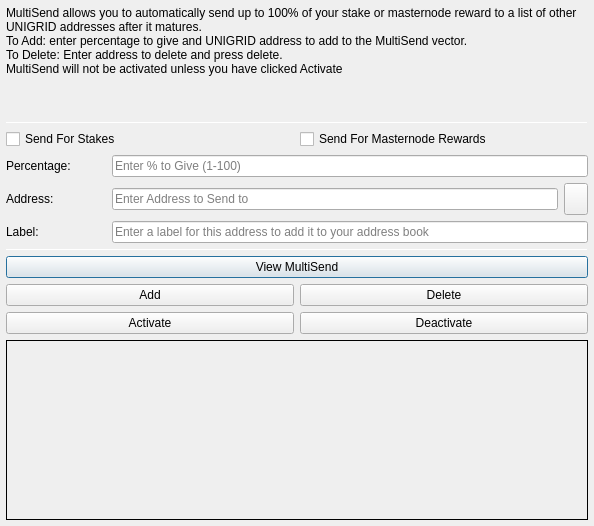
<?xml version="1.0" encoding="UTF-8"?>
<ui version="4.0">
 <class>MultiSendDialog</class>
 <widget class="QDialog" name="MultiSendDialog">
  <property name="windowModality">
   <enum>Qt::NonModal</enum>
  </property>
  <property name="geometry">
   <rect>
    <x>0</x>
    <y>0</y>
    <width>594</width>
    <height>526</height>
   </rect>
  </property>
  <property name="windowTitle">
   <string>MultiSend</string>
  </property>
  <layout class="QVBoxLayout" name="verticalLayout" stretch="0">
   <property name="leftMargin">
    <number>6</number>
   </property>
   <property name="topMargin">
    <number>6</number>
   </property>
   <property name="rightMargin">
    <number>6</number>
   </property>
   <property name="bottomMargin">
    <number>6</number>
   </property>
   <item>
    <layout class="QVBoxLayout" name="verticalLayout_Main" stretch="1,1,1,0,1,1,1">
     <item>
      <widget class="QLabel" name="label_2">
       <property name="lineWidth">
        <number>1</number>
       </property>
       <property name="text">
        <string>MultiSend allows you to automatically send up to 100% of your stake or masternode reward to a list of other UNIGRID addresses after it matures.
To Add: enter percentage to give and UNIGRID address to add to the MultiSend vector.
To Delete: Enter address to delete and press delete.
MultiSend will not be activated unless you have clicked Activate</string>
       </property>
       <property name="alignment">
        <set>Qt::AlignLeading|Qt::AlignLeft|Qt::AlignTop</set>
       </property>
       <property name="wordWrap">
        <bool>true</bool>
       </property>
      </widget>
     </item>
     <item>
      <widget class="Line" name="line">
       <property name="minimumSize">
        <size>
         <width>0</width>
         <height>1</height>
        </size>
       </property>
       <property name="maximumSize">
        <size>
         <width>16777215</width>
         <height>1</height>
        </size>
       </property>
       <property name="orientation">
        <enum>Qt::Horizontal</enum>
       </property>
      </widget>
     </item>
     <item>
      <layout class="QVBoxLayout" name="verticalLayout_Settings">
       <item>
        <layout class="QHBoxLayout" name="horizontalLayout">
         <item>
          <widget class="QCheckBox" name="multiSendStakeCheckBox">
           <property name="text">
            <string>Send For Stakes</string>
           </property>
          </widget>
         </item>
         <item>
          <widget class="QCheckBox" name="multiSendMasternodeCheckBox">
           <property name="text">
            <string>Send For Masternode Rewards</string>
           </property>
          </widget>
         </item>
        </layout>
       </item>
       <item>
        <layout class="QHBoxLayout" name="horizontalLayout_6">
         <item>
          <widget class="QLabel" name="label">
           <property name="minimumSize">
            <size>
             <width>100</width>
             <height>0</height>
            </size>
           </property>
           <property name="toolTip">
            <string>Percentage of stake to send</string>
           </property>
           <property name="text">
            <string>Percentage:</string>
           </property>
          </widget>
         </item>
         <item>
          <widget class="QLineEdit" name="multiSendPercentEdit">
           <property name="toolTip">
            <string>Enter whole numbers 1 - 100</string>
           </property>
           <property name="placeholderText">
            <string>Enter % to Give (1-100)</string>
           </property>
          </widget>
         </item>
        </layout>
       </item>
       <item>
        <layout class="QHBoxLayout" name="horizontalLayout_7">
         <item>
          <widget class="QLabel" name="label_5">
           <property name="minimumSize">
            <size>
             <width>100</width>
             <height>0</height>
            </size>
           </property>
           <property name="toolTip">
            <string>Address to send portion of stake to</string>
           </property>
           <property name="text">
            <string>Address:</string>
           </property>
          </widget>
         </item>
         <item>
          <widget class="QLineEdit" name="multiSendAddressEdit">
           <property name="toolTip">
            <string/>
           </property>
           <property name="placeholderText">
            <string>Enter Address to Send to</string>
           </property>
          </widget>
         </item>
         <item>
          <widget class="QToolButton" name="addressBookButton">
           <property name="maximumSize">
            <size>
             <width>16777215</width>
             <height>32</height>
            </size>
           </property>
           <property name="toolTip">
            <string>Choose an address from the address book</string>
           </property>
           <property name="text">
            <string/>
           </property>
           <property name="icon">
            <iconset resource="../unigrid.qrc">
             <normaloff>:/icons/address-book</normaloff>:/icons/address-book</iconset>
           </property>
           <property name="shortcut">
            <string>Alt+A</string>
           </property>
          </widget>
         </item>
        </layout>
       </item>
      </layout>
     </item>
     <item>
      <layout class="QHBoxLayout" name="horizontalLayout_3">
       <item>
        <widget class="QLabel" name="label_3">
         <property name="minimumSize">
          <size>
           <width>100</width>
           <height>0</height>
          </size>
         </property>
         <property name="text">
          <string>Label:</string>
         </property>
        </widget>
       </item>
       <item>
        <widget class="QLineEdit" name="labelAddressLabelEdit">
         <property name="placeholderText">
          <string>Enter a label for this address to add it to your address book</string>
         </property>
        </widget>
       </item>
      </layout>
     </item>
     <item>
      <widget class="Line" name="line_2">
       <property name="minimumSize">
        <size>
         <width>0</width>
         <height>1</height>
        </size>
       </property>
       <property name="maximumSize">
        <size>
         <width>16777215</width>
         <height>1</height>
        </size>
       </property>
       <property name="orientation">
        <enum>Qt::Horizontal</enum>
       </property>
      </widget>
     </item>
     <item>
      <layout class="QVBoxLayout" name="verticalLayout_Buttons">
       <item>
        <layout class="QHBoxLayout" name="horizontalLayout_4">
         <item>
          <widget class="QPushButton" name="viewButton">
           <property name="toolTip">
            <string/>
           </property>
           <property name="statusTip">
            <string>View MultiSend Vector</string>
           </property>
           <property name="text">
            <string>View MultiSend</string>
           </property>
          </widget>
         </item>
        </layout>
       </item>
       <item>
        <layout class="QHBoxLayout" name="horizontalLayout_2">
         <item>
          <widget class="QPushButton" name="addButton">
           <property name="toolTip">
            <string/>
           </property>
           <property name="statusTip">
            <string>Add to MultiSend Vector</string>
           </property>
           <property name="text">
            <string>Add</string>
           </property>
          </widget>
         </item>
         <item>
          <widget class="QPushButton" name="deleteButton">
           <property name="toolTip">
            <string/>
           </property>
           <property name="statusTip">
            <string>Delete Address From MultiSend Vector</string>
           </property>
           <property name="text">
            <string>Delete</string>
           </property>
          </widget>
         </item>
        </layout>
       </item>
       <item>
        <layout class="QHBoxLayout" name="horizontalLayout_5">
         <item>
          <widget class="QPushButton" name="activateButton">
           <property name="statusTip">
            <string>Activate MultiSend</string>
           </property>
           <property name="text">
            <string>Activate</string>
           </property>
          </widget>
         </item>
         <item>
          <widget class="QPushButton" name="disableButton">
           <property name="statusTip">
            <string>Deactivate MultiSend</string>
           </property>
           <property name="text">
            <string>Deactivate</string>
           </property>
          </widget>
         </item>
        </layout>
       </item>
      </layout>
     </item>
     <item>
      <widget class="QLabel" name="message">
       <property name="minimumSize">
        <size>
         <width>0</width>
         <height>180</height>
        </size>
       </property>
       <property name="frameShape">
        <enum>QFrame::Panel</enum>
       </property>
       <property name="frameShadow">
        <enum>QFrame::Plain</enum>
       </property>
       <property name="lineWidth">
        <number>1</number>
       </property>
       <property name="midLineWidth">
        <number>1</number>
       </property>
       <property name="text">
        <string/>
       </property>
       <property name="alignment">
        <set>Qt::AlignLeading|Qt::AlignLeft|Qt::AlignTop</set>
       </property>
       <property name="wordWrap">
        <bool>true</bool>
       </property>
      </widget>
     </item>
    </layout>
   </item>
  </layout>
 </widget>
 <resources>
  <include location="../unigrid.qrc"/>
 </resources>
 <connections/>
</ui>
